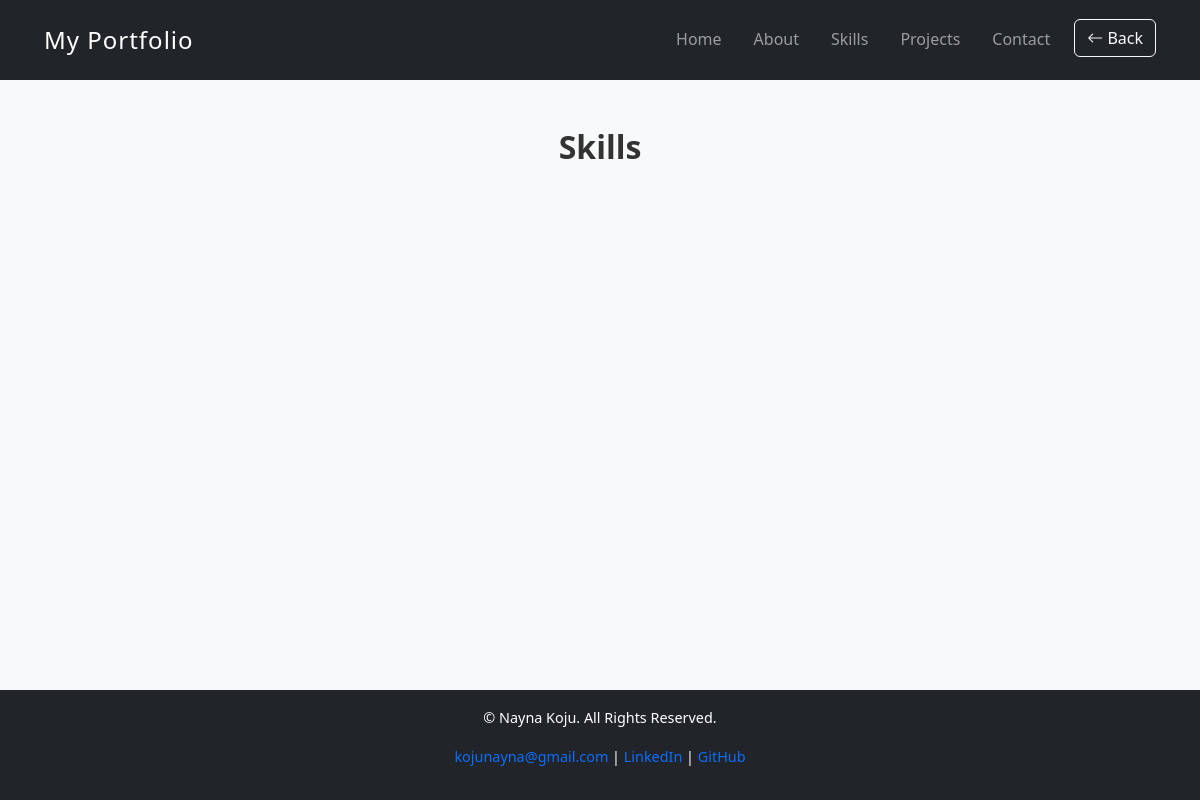
Page /skills/ on the earlier database version.
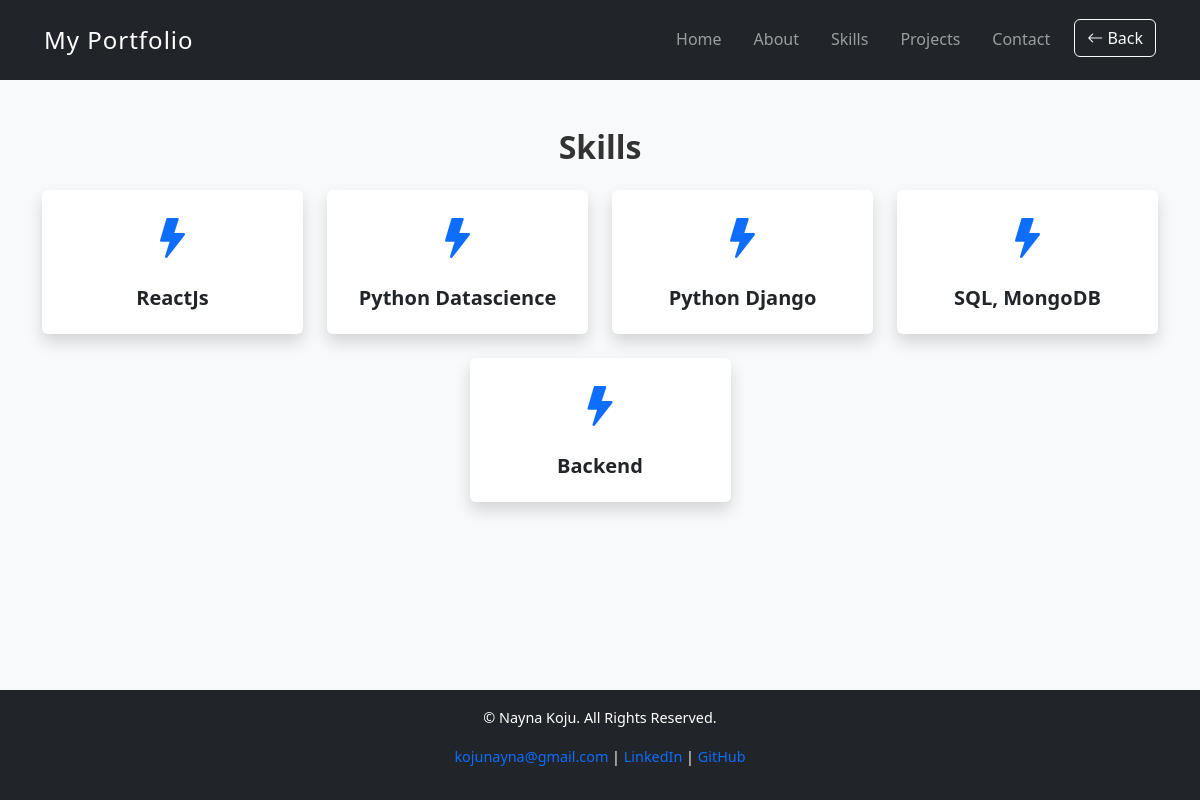
Same page on the later database version.
### myportfolio/models.py (models this page shows, shortened)
class Skill(models.Model):
    name = models.CharField(max_length=100)

### myportfolio/views.py (the view)
# urls.py: path('skills/', views.skills, name='skills'),
def skills(request):
    skills = Skill.objects.all()
    context = {
        "skills": skills
    }
    return render(request, "skills.html", context)

### myportfolio/templates/skills.html (shortened to what this page needs)
{% extends 'base.html' %}
{% block content %}
<section id="skills" class="bg-light py-5">
  <div class="container text-center">
    <h2 class="fw-bold mb-4">Skills</h2>
    <div class="row justify-content-center">
      {% for skill in skills %}
        <div class="col-md-3 col-sm-6 mb-4"
             data-aos="{% cycle 'fade-up' 'fade-down' 'fade-left' 'fade-right' %}"
             data-aos-delay="{{ forloop.counter0|add:1 }}00">
          <div class="card border-0 shadow h-100 skill-card">
            <div class="card-body d-flex flex-column align-items-center justify-content-center">
              <i class="bi bi-lightning-fill text-primary fs-1 mb-3"></i>
              <h5 class="fw-bold">{{ skill.name }}</h5>
            </div>
          </div>
        </div>
      {% endfor %}
    </div>
  </div>
</section>
{% endblock %}
{% block extra_js %}
<link href="https://cdn.jsdelivr.net/npm/aos@2.3.4/dist/aos.css" rel="stylesheet">
{% endblock %}

Differences in the rows shown:
added Skill: name "ReactJs"
added Skill: name "Python Datascience"
added Skill: name "Python Django"
added Skill: name "SQL, MongoDB"
added Skill: name "Backend"
